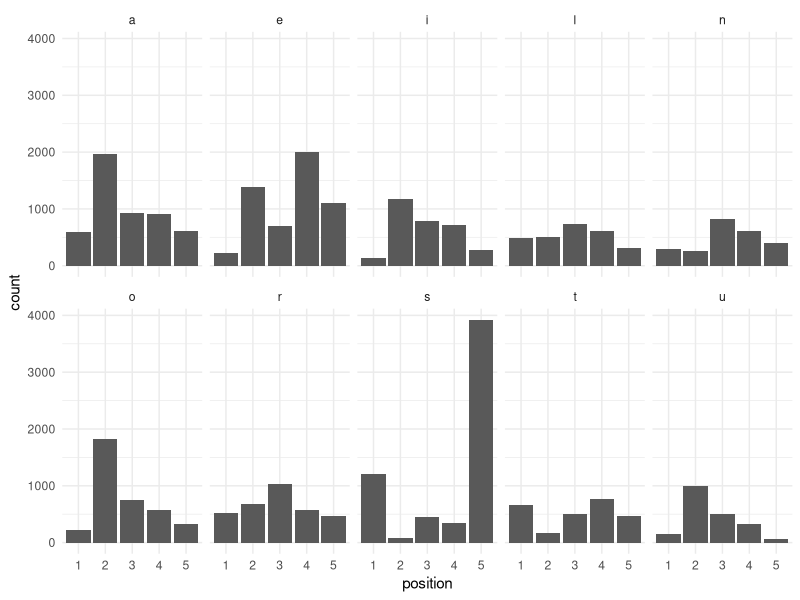

This chart was generated by the following R code:
## ---- chunk 1
knitr::opts_chunk$set(echo = TRUE)
## ---- chunk 2
# Load
words = as.data.frame(readLines("assets/word_list.txt"))
colnames(words) = "word"
## ---- chunk 3
# Libraries
library(tidyverse)
library(stringi)

# Clean
words = words %>% # We've loaded this from a text file off-screen
  filter(str_length(word) == 5) %>%
  # There's definitely a more efficient way of doing this, but this works for now.
  mutate(a = stri_count_fixed(word, pattern = "a"),
         b = stri_count_fixed(word, pattern = "b"),
         c = stri_count_fixed(word, pattern = "c"),
         d = stri_count_fixed(word, pattern = "d"),
         e = stri_count_fixed(word, pattern = "e"),
         f = stri_count_fixed(word, pattern = "f"),
         g = stri_count_fixed(word, pattern = "g"),
         h = stri_count_fixed(word, pattern = "h"),
         i = stri_count_fixed(word, pattern = "i"),
         j = stri_count_fixed(word, pattern = "j"),
         k = stri_count_fixed(word, pattern = "k"),
         l = stri_count_fixed(word, pattern = "l"),
         m = stri_count_fixed(word, pattern = "m"),
         n = stri_count_fixed(word, pattern = "n"),
         o = stri_count_fixed(word, pattern = "o"),
         p = stri_count_fixed(word, pattern = "p"),
         q = stri_count_fixed(word, pattern = "q"),
         r = stri_count_fixed(word, pattern = "r"),
         s = stri_count_fixed(word, pattern = "s"),
         t = stri_count_fixed(word, pattern = "t"),
         u = stri_count_fixed(word, pattern = "u"),
         v = stri_count_fixed(word, pattern = "v"),
         w = stri_count_fixed(word, pattern = "w"),
         x = stri_count_fixed(word, pattern = "x"),
         y = stri_count_fixed(word, pattern = "y"),
         z = stri_count_fixed(word, pattern = "z"))
## ---- chunk 4
letters = words[-1] %>%
  colSums() %>%
  sort(decreasing = TRUE) %>%
  head(10) %>%
  names()
## ---- chunk 5
sort(letters)
## ---- chunk 6
letters = words[-1] %>%
  colSums() %>%
  sort(decreasing = TRUE)

letters
## ---- chunk 7
letters = words[-1] %>%
  colSums() %>%
  sort(decreasing = TRUE) %>%
  head(11)

letters = letters[names(letters) != "d"] %>%
  names()

letters
## ---- chunk 8
good_words = words %>%
  rowwise() %>%
  mutate(sum = sum(across(all_of(letters)))) %>% # sum of good letters
  ungroup() %>%
  filter(sum == 5) %>% # drop those without a 5
  filter(across(all_of(letters), ~ .x %in% c(1, 0)))  %>% # drop those with more than one of each letter
  select(word)

good_words
## ---- chunk 9
common_pos = words[1] %>%
  separate(col = word, into = c("1", "2", "3", "4", "5"), sep = c(1, 2, 3, 4), remove = FALSE) %>%
  select(-word) %>%
  pivot_longer(everything(), names_to = "position", values_to = "letter") %>%
  group_by(position, letter) %>%
  filter(letter %in% letters) %>%
  summarise(count = n())
## ---- chunk 10
letter_hist = common_pos %>%
  ungroup() %>%
  ggplot(aes(x = position,
             y = count)) +
  facet_wrap(~letter, ncol = 5) +
  geom_col() +
  theme_minimal()

letter_hist
## ---- chunk 11
best_words = good_words %>%
  separate(col = word, into = c("1", "2", "3", "4", "5"), sep = c(1, 2, 3, 4), remove = FALSE) %>%
  filter(grepl("l|r|s|t", `1`),
         grepl("a|l|o|r|u", `2`),
         grepl("a|i|l|n|r|u", `3`),
         grepl("a|e|i|l|n|t", `4`),
         grepl("s|n", `5`))

rmarkdown::paged_table(best_words[1])
## ---- chunk 12
best_combinations = list(first = best_words$word,
               second = best_words$word) %>%
  cross() %>%
  map_df(as_tibble) %>%
  mutate(word = paste(first, second, sep = ""),
         a = stri_count_fixed(word, pattern = "a"),
         e = stri_count_fixed(word, pattern = "e"),
         i = stri_count_fixed(word, pattern = "i"),
         l = stri_count_fixed(word, pattern = "l"),
         n = stri_count_fixed(word, pattern = "n"),
         o = stri_count_fixed(word, pattern = "o"),
         r = stri_count_fixed(word, pattern = "r"),
         s = stri_count_fixed(word, pattern = "s"),
         t = stri_count_fixed(word, pattern = "t"),
         u = stri_count_fixed(word, pattern = "u")) %>%
  filter(across(-c(first, second, word), ~ . == 1)) %>%
  select(first, second)

knitr::kable(best_combinations,
             col.names = c("First Word", "Second Word"))
